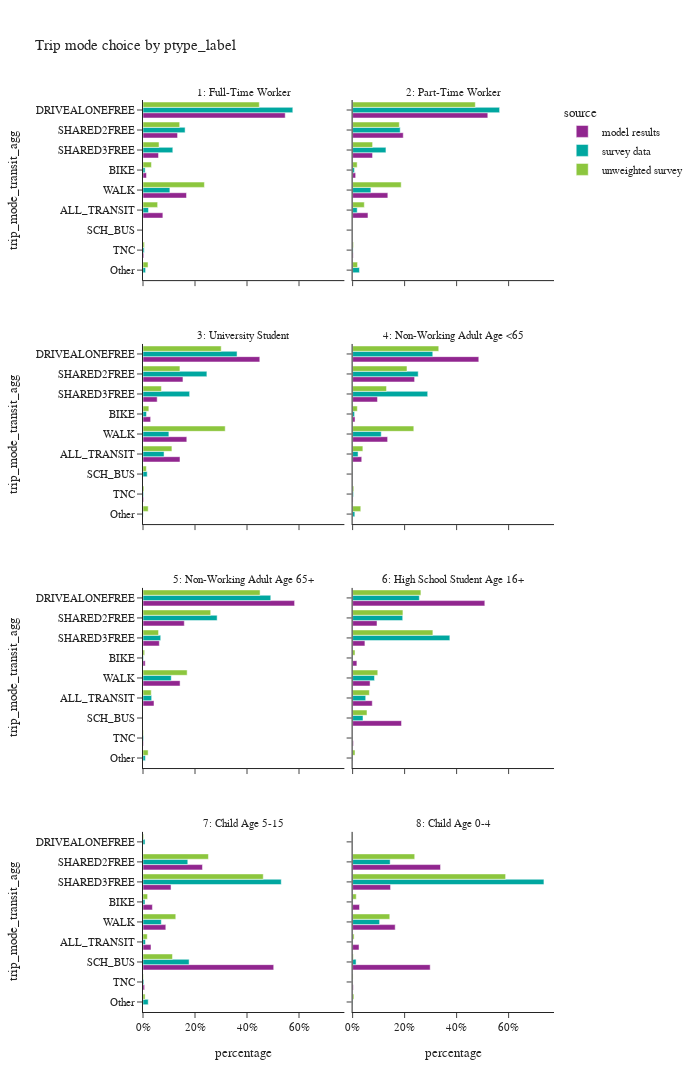
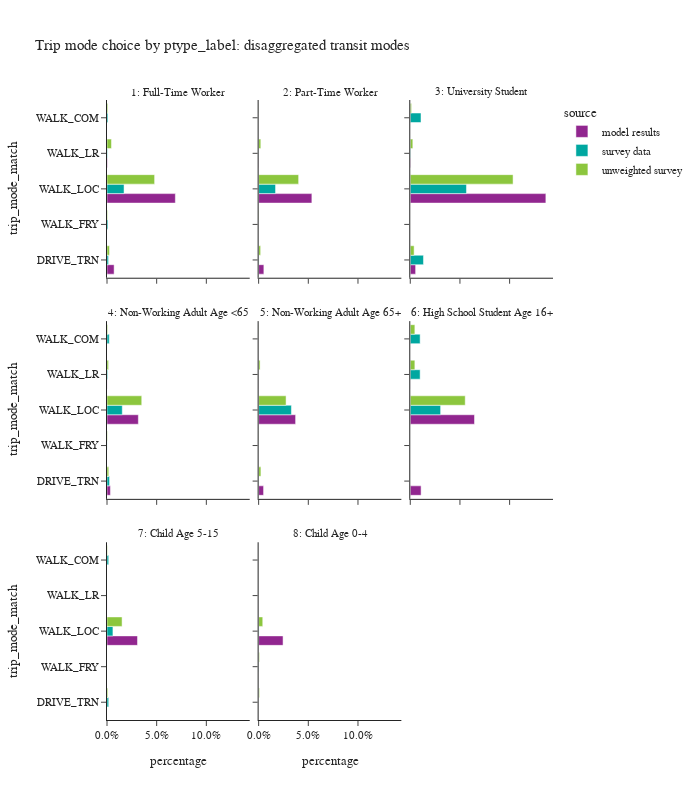

Notebook cell for these charts, in order:
### Code cell
plot_mode_choice(trip_data,'ptype_label',2,1200)
plot_mode_choice_transit(trip_data,'ptype_label',3,800)

### Figure 1 — Plotly figure (JSON) as saved in the notebook; plotly's stock layout.template omitted (floating-point values rounded to 4 significant figures)
{"data": [{"alignmentgroup": "True", "hovertemplate": "source=model results<br>ptype_label=1: Full-Time Worker<br>percentage=%{x}<br>trip_mode_transit_agg=%{y}<extra></extra>", "legendgroup": "model results", "marker": {"color": "#91268F", "pattern": {"shape": ""}}, "name": "model results", "offsetgroup": "model results", "orientation": "h", "showlegend": true, "textposition": "auto", "type": "bar", "x": [0.07638, 0.01342, 0.547, 0.1329, 0.05969, 0.003238, 0.1674], "xaxis": "x7", "y": ["ALL_TRANSIT", "BIKE", "DRIVEALONEFREE", "SHARED2FREE", "SHARED3FREE", "TNC", "WALK"], "yaxis": "y7"}, {"alignmentgroup": "True", "hovertemplate": "source=model results<br>ptype_label=2: Part-Time Worker<br>percentage=%{x}<br>trip_mode_transit_agg=%{y}<extra></extra>", "legendgroup": "model results", "marker": {"color": "#91268F", "pattern": {"shape": ""}}, "name": "model results", "offsetgroup": "model results", "orientation": "h", "showlegend": false, "textposition": "auto", "type": "bar", "x": [0.0591, 0.01171, 0.52, 0.1948, 0.0767, 0.002239, 0.1355], "xaxis": "x8", "y": ["ALL_TRANSIT", "BIKE", "DRIVEALONEFREE", "SHARED2FREE", "SHARED3FREE", "TNC", "WALK"], "yaxis": "y8"}, {"alignmentgroup": "True", "hovertemplate": "source=model results<br>ptype_label=3: University Student<br>percentage=%{x}<br>trip_mode_transit_agg=%{y}<extra></extra>", "legendgroup": "model results", "marker": {"color": "#91268F", "pattern": {"shape": ""}}, "name": "model results", "offsetgroup": "model results", "orientation": "h", "showlegend": false, "textposition": "auto", "type": "bar", "x": [0.1423, 0.02934, 0.4492, 0.1537, 0.05452, 0.002525, 0.1685], "xaxis": "x5", "y": ["ALL_TRANSIT", "BIKE", "DRIVEALONEFREE", "SHARED2FREE", "SHARED3FREE", "TNC", "WALK"], "yaxis": "y5"}, {"alignmentgroup": "True", "hovertemplate": "source=model results<br>ptype_label=4: Non-Working Adult Age <65<br>percentage=%{x}<br>trip_mode_transit_agg=%{y}<extra></extra>", "legendgroup": "model results", "marker": {"color": "#91268F", "pattern": {"shape": ""}}, "name": "model results", "offsetgroup": "model results", "orientation": "h", "showlegend": false, "textposition": "auto", "type": "bar", "x": [0.03511, 0.009257, 0.4853, 0.2384, 0.09565, 0.001656, 0.1347], "xaxis": "x6", "y": ["ALL_TRANSIT", "BIKE", "DRIVEALONEFREE", "SHARED2FREE", "SHARED3FREE", "TNC", "WALK"], "yaxis": "y6"}, {"alignmentgroup": "True", "hovertemplate": "source=model results<br>ptype_label=5: Non-Working Adult Age 65+<br>percentage=%{x}<br>trip_mode_transit_agg=%{y}<extra></extra>", "legendgroup": "model results", "marker": {"color": "#91268F", "pattern": {"shape": ""}}, "name": "model results", "offsetgroup": "model results", "orientation": "h", "showlegend": false, "textposition": "auto", "type": "bar", "x": [0.04229, 0.008451, 0.5831, 0.1589, 0.06278, 0.001929, 0.1426], "xaxis": "x3", "y": ["ALL_TRANSIT", "BIKE", "DRIVEALONEFREE", "SHARED2FREE", "SHARED3FREE", "TNC", "WALK"], "yaxis": "y3"}, {"alignmentgroup": "True", "hovertemplate": "source=model results<br>ptype_label=6: High School Student Age 16+<br>percentage=%{x}<br>trip_mode_transit_agg=%{y}<extra></extra>", "legendgroup": "model results", "marker": {"color": "#91268F", "pattern": {"shape": ""}}, "name": "model results", "offsetgroup": "model results", "orientation": "h", "showlegend": false, "textposition": "auto", "type": "bar", "x": [0.07561, 0.01645, 0.5085, 0.1881, 0.0938, 0.04734, 0.003015, 0.06715], "xaxis": "x4", "y": ["ALL_TRANSIT", "BIKE", "DRIVEALONEFREE", "SCH_BUS", "SHARED2FREE", "SHARED3FREE", "TNC", "WALK"], "yaxis": "y4"}, {"alignmentgroup": "True", "hovertemplate": "source=model results<br>ptype_label=7: Child Age 5-15<br>percentage=%{x}<br>trip_mode_transit_agg=%{y}<extra></extra>", "legendgroup": "model results", "marker": {"color": "#91268F", "pattern": {"shape": ""}}, "name": "model results", "offsetgroup": "model results", "orientation": "h", "showlegend": false, "textposition": "auto", "type": "bar", "x": [0.03076, 0.03614, 0.5027, 0.2287, 0.1078, 0.006158, 0.08772], "xaxis": "x", "y": ["ALL_TRANSIT", "BIKE", "SCH_BUS", "SHARED2FREE", "SHARED3FREE", "TNC", "WALK"], "yaxis": "y"}, {"alignmentgroup": "True", "hovertemplate": "source=model results<br>ptype_label=8: Child Age 0-4<br>percentage=%{x}<br>trip_mode_transit_agg=%{y}<extra></extra>", "legendgroup": "model results", "marker": {"color": "#91268F", "pattern": {"shape": ""}}, "name": "model results", "offsetgroup": "model results", "orientation": "h", "showlegend": false, "textposition": "auto", "type": "bar", "x": [0.02467, 0.02659, 0.2984, 0.3381, 0.1459, 0.002514, 0.1638], "xaxis": "x2", "y": ["ALL_TRANSIT", "BIKE", "SCH_BUS", "SHARED2FREE", "SHARED3FREE", "TNC", "WALK"], "yaxis": "y2"}, {"alignmentgroup": "True", "hovertemplate": "source=survey data<br>ptype_label=1: Full-Time Worker<br>percentage=%{x}<br>trip_mode_transit_agg=%{y}<extra></extra>", "legendgroup": "survey data", "marker": {"color": "#00A7A0", "pattern": {"shape": ""}}, "name": "survey data", "offsetgroup": "survey data", "orientation": "h", "showlegend": true, "textposition": "auto", "type": "bar", "x": [0.02114, 0.008284, 0.5762, 0.009885, 0.1619, 0.1146, 0.004674, 0.1034], "xaxis": "x7", "y": ["ALL_TRANSIT", "BIKE", "DRIVEALONEFREE", "Other", "SHARED2FREE", "SHARED3FREE", "TNC", "WALK"], "yaxis": "y7"}, {"alignmentgroup": "True", "hovertemplate": "source=survey data<br>ptype_label=2: Part-Time Worker<br>percentage=%{x}<br>trip_mode_transit_agg=%{y}<extra></extra>", "legendgroup": "survey data", "marker": {"color": "#00A7A0", "pattern": {"shape": ""}}, "name": "survey data", "offsetgroup": "survey data", "orientation": "h", "showlegend": false, "textposition": "auto", "type": "bar", "x": [0.01771, 0.007061, 0.5654, 0.0263, 0.183, 0.1282, 0.001931, 0.07035], "xaxis": "x8", "y": ["ALL_TRANSIT", "BIKE", "DRIVEALONEFREE", "Other", "SHARED2FREE", "SHARED3FREE", "TNC", "WALK"], "yaxis": "y8"}, {"alignmentgroup": "True", "hovertemplate": "source=survey data<br>ptype_label=3: University Student<br>percentage=%{x}<br>trip_mode_transit_agg=%{y}<extra></extra>", "legendgroup": "survey data", "marker": {"color": "#00A7A0", "pattern": {"shape": ""}}, "name": "survey data", "offsetgroup": "survey data", "orientation": "h", "showlegend": false, "textposition": "auto", "type": "bar", "x": [0.08101, 0.0135, 0.3618, 0.0007221, 0.0162, 0.2457, 0.1793, 0.002247, 0.09953], "xaxis": "x5", "y": ["ALL_TRANSIT", "BIKE", "DRIVEALONEFREE", "Other", "SCH_BUS", "SHARED2FREE", "SHARED3FREE", "TNC", "WALK"], "yaxis": "y5"}, {"alignmentgroup": "True", "hovertemplate": "source=survey data<br>ptype_label=4: Non-Working Adult Age <65<br>percentage=%{x}<br>trip_mode_transit_agg=%{y}<extra></extra>", "legendgroup": "survey data", "marker": {"color": "#00A7A0", "pattern": {"shape": ""}}, "name": "survey data", "offsetgroup": "survey data", "orientation": "h", "showlegend": false, "textposition": "auto", "type": "bar", "x": [0.021, 0.007459, 0.3083, 0.008555, 0.0003043, 0.2523, 0.2888, 0.003183, 0.1101], "xaxis": "x6", "y": ["ALL_TRANSIT", "BIKE", "DRIVEALONEFREE", "Other", "SCH_BUS", "SHARED2FREE", "SHARED3FREE", "TNC", "WALK"], "yaxis": "y6"}, {"alignmentgroup": "True", "hovertemplate": "source=survey data<br>ptype_label=5: Non-Working Adult Age 65+<br>percentage=%{x}<br>trip_mode_transit_agg=%{y}<extra></extra>", "legendgroup": "survey data", "marker": {"color": "#00A7A0", "pattern": {"shape": ""}}, "name": "survey data", "offsetgroup": "survey data", "orientation": "h", "showlegend": false, "textposition": "auto", "type": "bar", "x": [0.03331, 0.001898, 0.4914, 0.009114, 0.2852, 0.06812, 0.002314, 0.1087], "xaxis": "x3", "y": ["ALL_TRANSIT", "BIKE", "DRIVEALONEFREE", "Other", "SHARED2FREE", "SHARED3FREE", "TNC", "WALK"], "yaxis": "y3"}, {"alignmentgroup": "True", "hovertemplate": "source=survey data<br>ptype_label=6: High School Student Age 16+<br>percentage=%{x}<br>trip_mode_transit_agg=%{y}<extra></extra>", "legendgroup": "survey data", "marker": {"color": "#00A7A0", "pattern": {"shape": ""}}, "name": "survey data", "offsetgroup": "survey data", "orientation": "h", "showlegend": false, "textposition": "auto", "type": "bar", "x": [0.05038, 0.001077, 0.2567, 0.001077, 0.03997, 0.1927, 0.374, 0.08417], "xaxis": "x4", "y": ["ALL_TRANSIT", "BIKE", "DRIVEALONEFREE", "Other", "SCH_BUS", "SHARED2FREE", "SHARED3FREE", "WALK"], "yaxis": "y4"}, {"alignmentgroup": "True", "hovertemplate": "source=survey data<br>ptype_label=7: Child Age 5-15<br>percentage=%{x}<br>trip_mode_transit_agg=%{y}<extra></extra>", "legendgroup": "survey data", "marker": {"color": "#00A7A0", "pattern": {"shape": ""}}, "name": "survey data", "offsetgroup": "survey data", "orientation": "h", "showlegend": false, "textposition": "auto", "type": "bar", "x": [0.009395, 0.007616, 0.007836, 0.0201, 0.1773, 0.1723, 0.5317, 0.003387, 0.07037], "xaxis": "x", "y": ["ALL_TRANSIT", "BIKE", "DRIVEALONEFREE", "Other", "SCH_BUS", "SHARED2FREE", "SHARED3FREE", "TNC", "WALK"], "yaxis": "y"}, {"alignmentgroup": "True", "hovertemplate": "source=survey data<br>ptype_label=8: Child Age 0-4<br>percentage=%{x}<br>trip_mode_transit_agg=%{y}<extra></extra>", "legendgroup": "survey data", "marker": {"color": "#00A7A0", "pattern": {"shape": ""}}, "name": "survey data", "offsetgroup": "survey data", "orientation": "h", "showlegend": false, "textposition": "auto", "type": "bar", "x": [0.0006628, 0.0006787, 0.0001678, 0.0008389, 0.01333, 0.1444, 0.7358, 0.0002086, 0.1039], "xaxis": "x2", "y": ["ALL_TRANSIT", "BIKE", "DRIVEALONEFREE", "Other", "SCH_BUS", "SHARED2FREE", "SHARED3FREE", "TNC", "WALK"], "yaxis": "y2"}, {"alignmentgroup": "True", "hovertemplate": "source=unweighted survey<br>ptype_label=1: Full-Time Worker<br>percentage=%{x}<br>trip_mode_transit_agg=%{y}<extra></extra>", "legendgroup": "unweighted survey", "marker": {"color": "#8CC63E", "pattern": {"shape": ""}}, "name": "unweighted survey", "offsetgroup": "unweighted survey", "orientation": "h", "showlegend": true, "textposition": "auto", "type": "bar", "x": [0.05631, 0.0325, 0.4473, 0.01938, 0.1411, 0.06169, 0.005673, 0.2361], "xaxis": "x7", "y": ["ALL_TRANSIT", "BIKE", "DRIVEALONEFREE", "Other", "SHARED2FREE", "SHARED3FREE", "TNC", "WALK"], "yaxis": "y7"}, {"alignmentgroup": "True", "hovertemplate": "source=unweighted survey<br>ptype_label=2: Part-Time Worker<br>percentage=%{x}<br>trip_mode_transit_agg=%{y}<extra></extra>", "legendgroup": "unweighted survey", "marker": {"color": "#8CC63E", "pattern": {"shape": ""}}, "name": "unweighted survey", "offsetgroup": "unweighted survey", "orientation": "h", "showlegend": false, "textposition": "auto", "type": "bar", "x": [0.04499, 0.01749, 0.4719, 0.01894, 0.1796, 0.07687, 0.003279, 0.1869], "xaxis": "x8", "y": ["ALL_TRANSIT", "BIKE", "DRIVEALONEFREE", "Other", "SHARED2FREE", "SHARED3FREE", "TNC", "WALK"], "yaxis": "y8"}, {"alignmentgroup": "True", "hovertemplate": "source=unweighted survey<br>ptype_label=3: University Student<br>percentage=%{x}<br>trip_mode_transit_agg=%{y}<extra></extra>", "legendgroup": "unweighted survey", "marker": {"color": "#8CC63E", "pattern": {"shape": ""}}, "name": "unweighted survey", "offsetgroup": "unweighted survey", "orientation": "h", "showlegend": false, "textposition": "auto", "type": "bar", "x": [0.1112, 0.02249, 0.3008, 0.01992, 0.01285, 0.142, 0.07069, 0.003856, 0.3162], "xaxis": "x5", "y": ["ALL_TRANSIT", "BIKE", "DRIVEALONEFREE", "Other", "SCH_BUS", "SHARED2FREE", "SHARED3FREE", "TNC", "WALK"], "yaxis": "y5"}, {"alignmentgroup": "True", "hovertemplate": "source=unweighted survey<br>ptype_label=4: Non-Working Adult Age <65<br>percentage=%{x}<br>trip_mode_transit_agg=%{y}<extra></extra>", "legendgroup": "unweighted survey", "marker": {"color": "#8CC63E", "pattern": {"shape": ""}}, "name": "unweighted survey", "offsetgroup": "unweighted survey", "orientation": "h", "showlegend": false, "textposition": "auto", "type": "bar", "x": [0.03945, 0.01816, 0.3313, 0.03138, 0.0002242, 0.2091, 0.1305, 0.004483, 0.2354], "xaxis": "x6", "y": ["ALL_TRANSIT", "BIKE", "DRIVEALONEFREE", "Other", "SCH_BUS", "SHARED2FREE", "SHARED3FREE", "TNC", "WALK"], "yaxis": "y6"}, {"alignmentgroup": "True", "hovertemplate": "source=unweighted survey<br>ptype_label=5: Non-Working Adult Age 65+<br>percentage=%{x}<br>trip_mode_transit_agg=%{y}<extra></extra>", "legendgroup": "unweighted survey", "marker": {"color": "#8CC63E", "pattern": {"shape": ""}}, "name": "unweighted survey", "offsetgroup": "unweighted survey", "orientation": "h", "showlegend": false, "textposition": "auto", "type": "bar", "x": [0.03176, 0.006436, 0.4503, 0.01972, 0.2603, 0.05979, 0.001868, 0.1698], "xaxis": "x3", "y": ["ALL_TRANSIT", "BIKE", "DRIVEALONEFREE", "Other", "SHARED2FREE", "SHARED3FREE", "TNC", "WALK"], "yaxis": "y3"}, {"alignmentgroup": "True", "hovertemplate": "source=unweighted survey<br>ptype_label=6: High School Student Age 16+<br>percentage=%{x}<br>trip_mode_transit_agg=%{y}<extra></extra>", "legendgroup": "unweighted survey", "marker": {"color": "#8CC63E", "pattern": {"shape": ""}}, "name": "unweighted survey", "offsetgroup": "unweighted survey", "orientation": "h", "showlegend": false, "textposition": "auto", "type": "bar", "x": [0.06452, 0.009217, 0.2627, 0.009217, 0.0553, 0.1935, 0.3088, 0.09677], "xaxis": "x4", "y": ["ALL_TRANSIT", "BIKE", "DRIVEALONEFREE", "Other", "SCH_BUS", "SHARED2FREE", "SHARED3FREE", "WALK"], "yaxis": "y4"}, {"alignmentgroup": "True", "hovertemplate": "source=unweighted survey<br>ptype_label=7: Child Age 5-15<br>percentage=%{x}<br>trip_mode_transit_agg=%{y}<extra></extra>", "legendgroup": "unweighted survey", "marker": {"color": "#8CC63E", "pattern": {"shape": ""}}, "name": "unweighted survey", "offsetgroup": "unweighted survey", "orientation": "h", "showlegend": false, "textposition": "auto", "type": "bar", "x": [0.01644, 0.01771, 0.00253, 0.00801, 0.1134, 0.2517, 0.4625, 0.001686, 0.1261], "xaxis": "x", "y": ["ALL_TRANSIT", "BIKE", "DRIVEALONEFREE", "Other", "SCH_BUS", "SHARED2FREE", "SHARED3FREE", "TNC", "WALK"], "yaxis": "y"}, {"alignmentgroup": "True", "hovertemplate": "source=unweighted survey<br>ptype_label=8: Child Age 0-4<br>percentage=%{x}<br>trip_mode_transit_agg=%{y}<extra></extra>", "legendgroup": "unweighted survey", "marker": {"color": "#8CC63E", "pattern": {"shape": ""}}, "name": "unweighted survey", "offsetgroup": "unweighted survey", "orientation": "h", "showlegend": false, "textposition": "auto", "type": "bar", "x": [0.005785, 0.01405, 0.0008264, 0.004959, 0.002479, 0.2388, 0.5884, 0.001653, 0.143], "xaxis": "x2", "y": ["ALL_TRANSIT", "BIKE", "DRIVEALONEFREE", "Other", "SCH_BUS", "SHARED2FREE", "SHARED3FREE", "TNC", "WALK"], "yaxis": "y2"}], "layout": {"annotations": [{"font": {}, "showarrow": false, "text": "7: Child Age 5-15", "x": 0.245, "xanchor": "center", "xref": "paper", "y": 0.1975, "yanchor": "bottom", "yref": "paper"}, {"font": {}, "showarrow": false, "text": "8: Child Age 0-4", "x": 0.755, "xanchor": "center", "xref": "paper", "y": 0.1975, "yanchor": "bottom", "yref": "paper"}, {"font": {}, "showarrow": false, "text": "5: Non-Working Adult Age 65+", "x": 0.245, "xanchor": "center", "xref": "paper", "y": 0.465, "yanchor": "bottom", "yref": "paper"}, {"font": {}, "showarrow": false, "text": "6: High School Student Age 16+", "x": 0.755, "xanchor": "center", "xref": "paper", "y": 0.465, "yanchor": "bottom", "yref": "paper"}, {"font": {}, "showarrow": false, "text": "3: University Student", "x": 0.245, "xanchor": "center", "xref": "paper", "y": 0.7325, "yanchor": "bottom", "yref": "paper"}, {"font": {}, "showarrow": false, "text": "4: Non-Working Adult Age <65", "x": 0.755, "xanchor": "center", "xref": "paper", "y": 0.7325, "yanchor": "bottom", "yref": "paper"}, {"font": {}, "showarrow": false, "text": "1: Full-Time Worker", "x": 0.245, "xanchor": "center", "xref": "paper", "y": 1, "yanchor": "bottom", "yref": "paper"}, {"font": {}, "showarrow": false, "text": "2: Part-Time Worker", "x": 0.755, "xanchor": "center", "xref": "paper", "y": 1, "yanchor": "bottom", "yref": "paper"}], "barmode": "group", "height": 1200, "legend": {"title": {"text": "source"}, "tracegroupgap": 0}, "title": {"text": "Trip mode choice by ptype_label"}, "width": 700, "xaxis": {"anchor": "y", "domain": [0, 0.49], "tickformat": ".0%", "title": {"text": "percentage"}}, "xaxis2": {"anchor": "y2", "domain": [0.51, 1], "matches": "x", "tickformat": ".0%", "title": {"text": "percentage"}}, "xaxis3": {"anchor": "y3", "domain": [0, 0.49], "matches": "x", "showticklabels": false}, "xaxis4": {"anchor": "y4", "domain": [0.51, 1], "matches": "x", "showticklabels": false}, "xaxis5": {"anchor": "y5", "domain": [0, 0.49], "matches": "x", "showticklabels": false}, "xaxis6": {"anchor": "y6", "domain": [0.51, 1], "matches": "x", "showticklabels": false}, "xaxis7": {"anchor": "y7", "domain": [0, 0.49], "matches": "x", "showticklabels": false}, "xaxis8": {"anchor": "y8", "domain": [0.51, 1], "matches": "x", "showticklabels": false}, "yaxis": {"anchor": "x", "categoryarray": ["Other", "TNC", "SCH_BUS", "ALL_TRANSIT", "WALK", "BIKE", "SHARED3FREE", "SHARED2FREE", "DRIVEALONEFREE"], "categoryorder": "array", "domain": [0, 0.1975], "title": {"text": "trip_mode_transit_agg"}}, "yaxis2": {"anchor": "x2", "domain": [0, 0.1975], "matches": "y", "showticklabels": false}, "yaxis3": {"anchor": "x3", "categoryarray": ["Other", "TNC", "SCH_BUS", "ALL_TRANSIT", "WALK", "BIKE", "SHARED3FREE", "SHARED2FREE", "DRIVEALONEFREE"], "categoryorder": "array", "domain": [0.2675, 0.465], "matches": "y", "title": {"text": "trip_mode_transit_agg"}}, "yaxis4": {"anchor": "x4", "domain": [0.2675, 0.465], "matches": "y", "showticklabels": false}, "yaxis5": {"anchor": "x5", "categoryarray": ["Other", "TNC", "SCH_BUS", "ALL_TRANSIT", "WALK", "BIKE", "SHARED3FREE", "SHARED2FREE", "DRIVEALONEFREE"], "categoryorder": "array", "domain": [0.535, 0.7325], "matches": "y", "title": {"text": "trip_mode_transit_agg"}}, "yaxis6": {"anchor": "x6", "domain": [0.535, 0.7325], "matches": "y", "showticklabels": false}, "yaxis7": {"anchor": "x7", "categoryarray": ["Other", "TNC", "SCH_BUS", "ALL_TRANSIT", "WALK", "BIKE", "SHARED3FREE", "SHARED2FREE", "DRIVEALONEFREE"], "categoryorder": "array", "domain": [0.8025, 1], "matches": "y", "title": {"text": "trip_mode_transit_agg"}}, "yaxis8": {"anchor": "x8", "domain": [0.8025, 1], "matches": "y", "showticklabels": false}}}

### Figure 2 — Plotly figure (JSON) as saved in the notebook; plotly's stock layout.template omitted (floating-point values rounded to 4 significant figures)
{"data": [{"alignmentgroup": "True", "hovertemplate": "source=model results<br>ptype_label=1: Full-Time Worker<br>percentage=%{x}<br>trip_mode_match=%{y}<extra></extra>", "legendgroup": "model results", "marker": {"color": "#91268F", "pattern": {"shape": ""}}, "name": "model results", "offsetgroup": "model results", "orientation": "h", "showlegend": true, "textposition": "auto", "type": "bar", "x": [0.007155, 1.95e-07, 0.0688, 0.0004201], "xaxis": "x7", "y": ["DRIVE_TRN", "WALK_FRY", "WALK_LOC", "WALK_LR"], "yaxis": "y7"}, {"alignmentgroup": "True", "hovertemplate": "source=model results<br>ptype_label=2: Part-Time Worker<br>percentage=%{x}<br>trip_mode_match=%{y}<extra></extra>", "legendgroup": "model results", "marker": {"color": "#91268F", "pattern": {"shape": ""}}, "name": "model results", "offsetgroup": "model results", "orientation": "h", "showlegend": false, "textposition": "auto", "type": "bar", "x": [0.005251, 8.557e-07, 0.05359, 0.0002601], "xaxis": "x8", "y": ["DRIVE_TRN", "WALK_FRY", "WALK_LOC", "WALK_LR"], "yaxis": "y8"}, {"alignmentgroup": "True", "hovertemplate": "source=model results<br>ptype_label=3: University Student<br>percentage=%{x}<br>trip_mode_match=%{y}<extra></extra>", "legendgroup": "model results", "marker": {"color": "#91268F", "pattern": {"shape": ""}}, "name": "model results", "offsetgroup": "model results", "orientation": "h", "showlegend": false, "textposition": "auto", "type": "bar", "x": [0.005378, 0.1365, 0.0003965], "xaxis": "x9", "y": ["DRIVE_TRN", "WALK_LOC", "WALK_LR"], "yaxis": "y9"}, {"alignmentgroup": "True", "hovertemplate": "source=model results<br>ptype_label=4: Non-Working Adult Age <65<br>percentage=%{x}<br>trip_mode_match=%{y}<extra></extra>", "legendgroup": "model results", "marker": {"color": "#91268F", "pattern": {"shape": ""}}, "name": "model results", "offsetgroup": "model results", "orientation": "h", "showlegend": false, "textposition": "auto", "type": "bar", "x": [0.003435, 0.03155, 0.0001204], "xaxis": "x4", "y": ["DRIVE_TRN", "WALK_LOC", "WALK_LR"], "yaxis": "y4"}, {"alignmentgroup": "True", "hovertemplate": "source=model results<br>ptype_label=5: Non-Working Adult Age 65+<br>percentage=%{x}<br>trip_mode_match=%{y}<extra></extra>", "legendgroup": "model results", "marker": {"color": "#91268F", "pattern": {"shape": ""}}, "name": "model results", "offsetgroup": "model results", "orientation": "h", "showlegend": false, "textposition": "auto", "type": "bar", "x": [0.004961, 0.03721, 0.0001205], "xaxis": "x5", "y": ["DRIVE_TRN", "WALK_LOC", "WALK_LR"], "yaxis": "y5"}, {"alignmentgroup": "True", "hovertemplate": "source=model results<br>ptype_label=6: High School Student Age 16+<br>percentage=%{x}<br>trip_mode_match=%{y}<extra></extra>", "legendgroup": "model results", "marker": {"color": "#91268F", "pattern": {"shape": ""}}, "name": "model results", "offsetgroup": "model results", "orientation": "h", "showlegend": false, "textposition": "auto", "type": "bar", "x": [0.01088, 0.06465, 7.602e-05], "xaxis": "x6", "y": ["DRIVE_TRN", "WALK_LOC", "WALK_LR"], "yaxis": "y6"}, {"alignmentgroup": "True", "hovertemplate": "source=model results<br>ptype_label=7: Child Age 5-15<br>percentage=%{x}<br>trip_mode_match=%{y}<extra></extra>", "legendgroup": "model results", "marker": {"color": "#91268F", "pattern": {"shape": ""}}, "name": "model results", "offsetgroup": "model results", "orientation": "h", "showlegend": false, "textposition": "auto", "type": "bar", "x": [0.03071, 4.907e-05], "xaxis": "x", "y": ["WALK_LOC", "WALK_LR"], "yaxis": "y"}, {"alignmentgroup": "True", "hovertemplate": "source=model results<br>ptype_label=8: Child Age 0-4<br>percentage=%{x}<br>trip_mode_match=%{y}<extra></extra>", "legendgroup": "model results", "marker": {"color": "#91268F", "pattern": {"shape": ""}}, "name": "model results", "offsetgroup": "model results", "orientation": "h", "showlegend": false, "textposition": "auto", "type": "bar", "x": [0.02458, 8.489e-05], "xaxis": "x2", "y": ["WALK_LOC", "WALK_LR"], "yaxis": "y2"}, {"alignmentgroup": "True", "hovertemplate": "source=survey data<br>ptype_label=1: Full-Time Worker<br>percentage=%{x}<br>trip_mode_match=%{y}<extra></extra>", "legendgroup": "survey data", "marker": {"color": "#00A7A0", "pattern": {"shape": ""}}, "name": "survey data", "offsetgroup": "survey data", "orientation": "h", "showlegend": true, "textposition": "auto", "type": "bar", "x": [0.001562, 0.0009735, 0.0009802, 0.01716, 0.0004623], "xaxis": "x7", "y": ["DRIVE_TRN", "WALK_COM", "WALK_FRY", "WALK_LOC", "WALK_LR"], "yaxis": "y7"}, {"alignmentgroup": "True", "hovertemplate": "source=survey data<br>ptype_label=2: Part-Time Worker<br>percentage=%{x}<br>trip_mode_match=%{y}<extra></extra>", "legendgroup": "survey data", "marker": {"color": "#00A7A0", "pattern": {"shape": ""}}, "name": "survey data", "offsetgroup": "survey data", "orientation": "h", "showlegend": false, "textposition": "auto", "type": "bar", "x": [0.0003897, 0, 7.355e-05, 0.01703, 0.0002163], "xaxis": "x8", "y": ["DRIVE_TRN", "WALK_COM", "WALK_FRY", "WALK_LOC", "WALK_LR"], "yaxis": "y8"}, {"alignmentgroup": "True", "hovertemplate": "source=survey data<br>ptype_label=3: University Student<br>percentage=%{x}<br>trip_mode_match=%{y}<extra></extra>", "legendgroup": "survey data", "marker": {"color": "#00A7A0", "pattern": {"shape": ""}}, "name": "survey data", "offsetgroup": "survey data", "orientation": "h", "showlegend": false, "textposition": "auto", "type": "bar", "x": [0.01329, 0.01079, 0.05656, 0.000375], "xaxis": "x9", "y": ["DRIVE_TRN", "WALK_COM", "WALK_LOC", "WALK_LR"], "yaxis": "y9"}, {"alignmentgroup": "True", "hovertemplate": "source=survey data<br>ptype_label=4: Non-Working Adult Age <65<br>percentage=%{x}<br>trip_mode_match=%{y}<extra></extra>", "legendgroup": "survey data", "marker": {"color": "#00A7A0", "pattern": {"shape": ""}}, "name": "survey data", "offsetgroup": "survey data", "orientation": "h", "showlegend": false, "textposition": "auto", "type": "bar", "x": [0.002564, 0.002264, 9.534e-05, 0.01539, 0.0006875], "xaxis": "x4", "y": ["DRIVE_TRN", "WALK_COM", "WALK_FRY", "WALK_LOC", "WALK_LR"], "yaxis": "y4"}, {"alignmentgroup": "True", "hovertemplate": "source=survey data<br>ptype_label=5: Non-Working Adult Age 65+<br>percentage=%{x}<br>trip_mode_match=%{y}<extra></extra>", "legendgroup": "survey data", "marker": {"color": "#00A7A0", "pattern": {"shape": ""}}, "name": "survey data", "offsetgroup": "survey data", "orientation": "h", "showlegend": false, "textposition": "auto", "type": "bar", "x": [0.0002353, 0, 3.735e-05, 0.03299, 4.927e-05], "xaxis": "x5", "y": ["DRIVE_TRN", "WALK_COM", "WALK_FRY", "WALK_LOC", "WALK_LR"], "yaxis": "y5"}, {"alignmentgroup": "True", "hovertemplate": "source=survey data<br>ptype_label=6: High School Student Age 16+<br>percentage=%{x}<br>trip_mode_match=%{y}<extra></extra>", "legendgroup": "survey data", "marker": {"color": "#00A7A0", "pattern": {"shape": ""}}, "name": "survey data", "offsetgroup": "survey data", "orientation": "h", "showlegend": false, "textposition": "auto", "type": "bar", "x": [0.009918, 0.03055, 0.009918], "xaxis": "x6", "y": ["WALK_COM", "WALK_LOC", "WALK_LR"], "yaxis": "y6"}, {"alignmentgroup": "True", "hovertemplate": "source=survey data<br>ptype_label=7: Child Age 5-15<br>percentage=%{x}<br>trip_mode_match=%{y}<extra></extra>", "legendgroup": "survey data", "marker": {"color": "#00A7A0", "pattern": {"shape": ""}}, "name": "survey data", "offsetgroup": "survey data", "orientation": "h", "showlegend": false, "textposition": "auto", "type": "bar", "x": [0.001715, 0.001715, 0.005965], "xaxis": "x", "y": ["DRIVE_TRN", "WALK_COM", "WALK_LOC"], "yaxis": "y"}, {"alignmentgroup": "True", "hovertemplate": "source=survey data<br>ptype_label=8: Child Age 0-4<br>percentage=%{x}<br>trip_mode_match=%{y}<extra></extra>", "legendgroup": "survey data", "marker": {"color": "#00A7A0", "pattern": {"shape": ""}}, "name": "survey data", "offsetgroup": "survey data", "orientation": "h", "showlegend": false, "textposition": "auto", "type": "bar", "x": [3.693e-05, 0.0002086, 0.0004173], "xaxis": "x2", "y": ["DRIVE_TRN", "WALK_FRY", "WALK_LOC"], "yaxis": "y2"}, {"alignmentgroup": "True", "hovertemplate": "source=unweighted survey<br>ptype_label=1: Full-Time Worker<br>percentage=%{x}<br>trip_mode_match=%{y}<extra></extra>", "legendgroup": "unweighted survey", "marker": {"color": "#8CC63E", "pattern": {"shape": ""}}, "name": "unweighted survey", "offsetgroup": "unweighted survey", "orientation": "h", "showlegend": true, "textposition": "auto", "type": "bar", "x": [0.002482, 0.0008273, 0.0005909, 0.04792, 0.004491], "xaxis": "x7", "y": ["DRIVE_TRN", "WALK_COM", "WALK_FRY", "WALK_LOC", "WALK_LR"], "yaxis": "y7"}, {"alignmentgroup": "True", "hovertemplate": "source=unweighted survey<br>ptype_label=2: Part-Time Worker<br>percentage=%{x}<br>trip_mode_match=%{y}<extra></extra>", "legendgroup": "unweighted survey", "marker": {"color": "#8CC63E", "pattern": {"shape": ""}}, "name": "unweighted survey", "offsetgroup": "unweighted survey", "orientation": "h", "showlegend": false, "textposition": "auto", "type": "bar", "x": [0.002004, 0.0001821, 0.0003643, 0.04026, 0.002186], "xaxis": "x8", "y": ["DRIVE_TRN", "WALK_COM", "WALK_FRY", "WALK_LOC", "WALK_LR"], "yaxis": "y8"}, {"alignmentgroup": "True", "hovertemplate": "source=unweighted survey<br>ptype_label=3: University Student<br>percentage=%{x}<br>trip_mode_match=%{y}<extra></extra>", "legendgroup": "unweighted survey", "marker": {"color": "#8CC63E", "pattern": {"shape": ""}}, "name": "unweighted survey", "offsetgroup": "unweighted survey", "orientation": "h", "showlegend": false, "textposition": "auto", "type": "bar", "x": [0.003856, 0.001285, 0.1035, 0.002571], "xaxis": "x9", "y": ["DRIVE_TRN", "WALK_COM", "WALK_LOC", "WALK_LR"], "yaxis": "y9"}, {"alignmentgroup": "True", "hovertemplate": "source=unweighted survey<br>ptype_label=4: Non-Working Adult Age <65<br>percentage=%{x}<br>trip_mode_match=%{y}<extra></extra>", "legendgroup": "unweighted survey", "marker": {"color": "#8CC63E", "pattern": {"shape": ""}}, "name": "unweighted survey", "offsetgroup": "unweighted survey", "orientation": "h", "showlegend": false, "textposition": "auto", "type": "bar", "x": [0.001793, 0.0006725, 0.0004483, 0.03497, 0.001569], "xaxis": "x4", "y": ["DRIVE_TRN", "WALK_COM", "WALK_FRY", "WALK_LOC", "WALK_LR"], "yaxis": "y4"}, {"alignmentgroup": "True", "hovertemplate": "source=unweighted survey<br>ptype_label=5: Non-Working Adult Age 65+<br>percentage=%{x}<br>trip_mode_match=%{y}<extra></extra>", "legendgroup": "unweighted survey", "marker": {"color": "#8CC63E", "pattern": {"shape": ""}}, "name": "unweighted survey", "offsetgroup": "unweighted survey", "orientation": "h", "showlegend": false, "textposition": "auto", "type": "bar", "x": [0.002284, 0.0002076, 0.0002076, 0.02761, 0.001453], "xaxis": "x5", "y": ["DRIVE_TRN", "WALK_COM", "WALK_FRY", "WALK_LOC", "WALK_LR"], "yaxis": "y5"}, {"alignmentgroup": "True", "hovertemplate": "source=unweighted survey<br>ptype_label=6: High School Student Age 16+<br>percentage=%{x}<br>trip_mode_match=%{y}<extra></extra>", "legendgroup": "unweighted survey", "marker": {"color": "#8CC63E", "pattern": {"shape": ""}}, "name": "unweighted survey", "offsetgroup": "unweighted survey", "orientation": "h", "showlegend": false, "textposition": "auto", "type": "bar", "x": [0.004608, 0.0553, 0.004608], "xaxis": "x6", "y": ["WALK_COM", "WALK_LOC", "WALK_LR"], "yaxis": "y6"}, {"alignmentgroup": "True", "hovertemplate": "source=unweighted survey<br>ptype_label=7: Child Age 5-15<br>percentage=%{x}<br>trip_mode_match=%{y}<extra></extra>", "legendgroup": "unweighted survey", "marker": {"color": "#8CC63E", "pattern": {"shape": ""}}, "name": "unweighted survey", "offsetgroup": "unweighted survey", "orientation": "h", "showlegend": false, "textposition": "auto", "type": "bar", "x": [0.0008432, 0.0004216, 0.01518], "xaxis": "x", "y": ["DRIVE_TRN", "WALK_COM", "WALK_LOC"], "yaxis": "y"}, {"alignmentgroup": "True", "hovertemplate": "source=unweighted survey<br>ptype_label=8: Child Age 0-4<br>percentage=%{x}<br>trip_mode_match=%{y}<extra></extra>", "legendgroup": "unweighted survey", "marker": {"color": "#8CC63E", "pattern": {"shape": ""}}, "name": "unweighted survey", "offsetgroup": "unweighted survey", "orientation": "h", "showlegend": false, "textposition": "auto", "type": "bar", "x": [0.0008264, 0.0008264, 0.004132], "xaxis": "x2", "y": ["DRIVE_TRN", "WALK_FRY", "WALK_LOC"], "yaxis": "y2"}], "layout": {"annotations": [{"font": {}, "showarrow": false, "text": "7: Child Age 5-15", "x": 0.16, "xanchor": "center", "xref": "paper", "y": 0.2867, "yanchor": "bottom", "yref": "paper"}, {"font": {}, "showarrow": false, "text": "8: Child Age 0-4", "x": 0.5, "xanchor": "center", "xref": "paper", "y": 0.2867, "yanchor": "bottom", "yref": "paper"}, {"font": {}, "showarrow": false, "text": "4: Non-Working Adult Age <65", "x": 0.16, "xanchor": "center", "xref": "paper", "y": 0.6433, "yanchor": "bottom", "yref": "paper"}, {"font": {}, "showarrow": false, "text": "5: Non-Working Adult Age 65+", "x": 0.5, "xanchor": "center", "xref": "paper", "y": 0.6433, "yanchor": "bottom", "yref": "paper"}, {"font": {}, "showarrow": false, "text": "6: High School Student Age 16+", "x": 0.84, "xanchor": "center", "xref": "paper", "y": 0.6433, "yanchor": "bottom", "yref": "paper"}, {"font": {}, "showarrow": false, "text": "1: Full-Time Worker", "x": 0.16, "xanchor": "center", "xref": "paper", "y": 1.0, "yanchor": "bottom", "yref": "paper"}, {"font": {}, "showarrow": false, "text": "2: Part-Time Worker", "x": 0.5, "xanchor": "center", "xref": "paper", "y": 1.0, "yanchor": "bottom", "yref": "paper"}, {"font": {}, "showarrow": false, "text": "3: University Student", "x": 0.84, "xanchor": "center", "xref": "paper", "y": 1.0, "yanchor": "bottom", "yref": "paper"}], "barmode": "group", "height": 800, "legend": {"title": {"text": "source"}, "tracegroupgap": 0}, "title": {"text": "Trip mode choice by ptype_label: disaggregated transit modes"}, "width": 700, "xaxis": {"anchor": "y", "domain": [0, 0.32], "tickformat": ".1%", "title": {"text": "percentage"}}, "xaxis2": {"anchor": "y2", "domain": [0.34, 0.66], "matches": "x", "tickformat": ".1%", "title": {"text": "percentage"}}, "xaxis3": {"anchor": "y3", "domain": [0.68, 1.0], "matches": "x", "title": {"text": "percentage"}}, "xaxis4": {"anchor": "y4", "domain": [0, 0.32], "matches": "x", "showticklabels": false}, "xaxis5": {"anchor": "y5", "domain": [0.34, 0.66], "matches": "x", "showticklabels": false}, "xaxis6": {"anchor": "y6", "domain": [0.68, 1.0], "matches": "x", "showticklabels": false}, "xaxis7": {"anchor": "y7", "domain": [0, 0.32], "matches": "x", "showticklabels": false}, "xaxis8": {"anchor": "y8", "domain": [0.34, 0.66], "matches": "x", "showticklabels": false}, "xaxis9": {"anchor": "y9", "domain": [0.68, 1.0], "matches": "x", "showticklabels": false}, "yaxis": {"anchor": "x", "domain": [0, 0.2867], "title": {"text": "trip_mode_match"}}, "yaxis2": {"anchor": "x2", "domain": [0, 0.2867], "matches": "y", "showticklabels": false}, "yaxis3": {"anchor": "x3", "domain": [0, 0.2867], "matches": "y", "showticklabels": false}, "yaxis4": {"anchor": "x4", "domain": [0.3567, 0.6433], "matches": "y", "title": {"text": "trip_mode_match"}}, "yaxis5": {"anchor": "x5", "domain": [0.3567, 0.6433], "matches": "y", "showticklabels": false}, "yaxis6": {"anchor": "x6", "domain": [0.3567, 0.6433], "matches": "y", "showticklabels": false}, "yaxis7": {"anchor": "x7", "domain": [0.7133, 1.0], "matches": "y", "title": {"text": "trip_mode_match"}}, "yaxis8": {"anchor": "x8", "domain": [0.7133, 1.0], "matches": "y", "showticklabels": false}, "yaxis9": {"anchor": "x9", "domain": [0.7133, 1.0], "matches": "y", "showticklabels": false}}}
